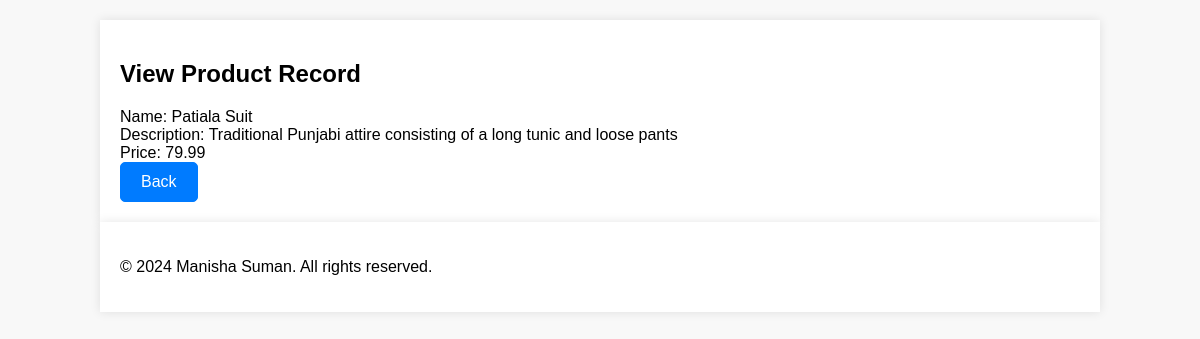
Screenshot of /read.php?id=1 with the database file from the repository.
### tables this page shows
CREATE TABLE `products` (
  `id` int(11) NOT NULL,
  `name` varchar(255) DEFAULT NULL,
  `description` text DEFAULT NULL,
  `price` decimal(10,2) DEFAULT NULL
);

### read.php (the view, shortened to what this page needs)
<?php
require_once "config.php";
$sql = "SELECT * FROM products WHERE id = ?";
if ($stmt = mysqli_prepare($link, $sql)) {
    mysqli_stmt_bind_param($stmt, "i", $param_id);
    if (mysqli_stmt_execute($stmt)) {
        $result = mysqli_stmt_get_result($stmt);
        if (mysqli_num_rows($result) == 1) {
            $row = mysqli_fetch_assoc($result);
            $name = $row["name"];
            $description = $row["description"];
            $price = $row["price"];
        } else {
            header("location: error.php");
            exit();
        }
    } else {
        echo "Oops! Something went wrong. Please try again later.";
    }
}
?>
<!DOCTYPE html>
<html lang="en">
<head>
    <link rel="stylesheet" href="../styles/style.css">
</head>
<body>
    <section id="main">
        <div class="container">
            <h2>View Product Record</h2>
            <div class="record">
                <div class="field">
                    <label>Name:</label>
                    <span><?php echo $name; ?></span>
                </div>
                <div class="field">
                    <label>Description:</label>
                    <span><?php echo $description; ?></span>
                </div>
                <div class="field">
                    <label>Price:</label>
                    <span><?php echo $price; ?></span>
                </div>
            </div>
            <a href="../index.php" class="btn btn-primary">Back</a>
        </div>
    </section>
    <footer>
        <div class="container">
        <p>&copy; 2024 Manisha Suman. All rights reserved.</p>
        </div>
    </footer>
</body>
</html>

### style.css (style rules this page uses)
body { font-family: Arial, sans-serif; margin: 0; padding: 0; background-color: #f8f8f8; }
.container { width: 80%; margin: 0 auto; padding: 20px; background-color: #fff; box-shadow: 0 0 10px rgba(0, 0, 0, 0.1); }
#main { margin-top: 20px; }
.btn { display: inline-block; padding: 10px 20px; text-decoration: none; border-radius: 5px; cursor: pointer; }
.btn-primary { background-color: #007bff; color: #fff; border: 1px solid #007bff; }

### rows the page displays
products: name "Patiala Suit", description "Traditional Punjabi attire consisting of a long tunic and loose pants", price "79.99"
